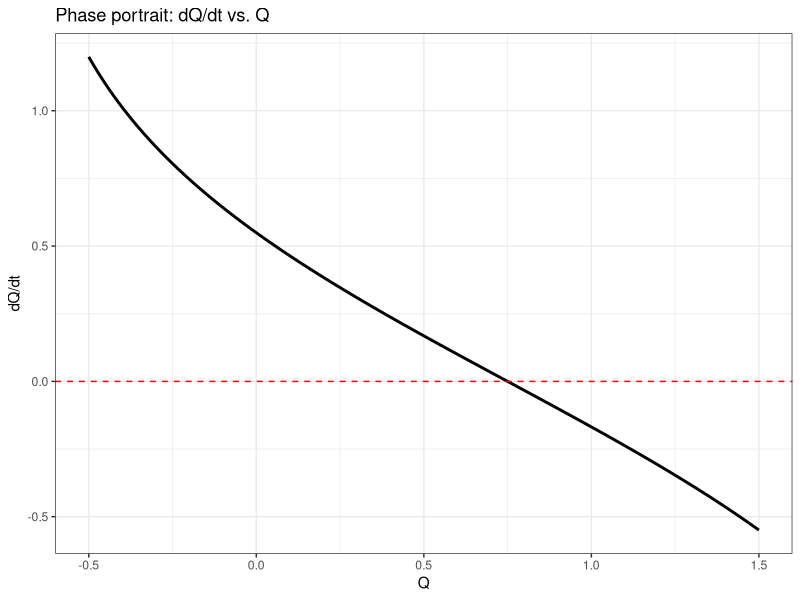
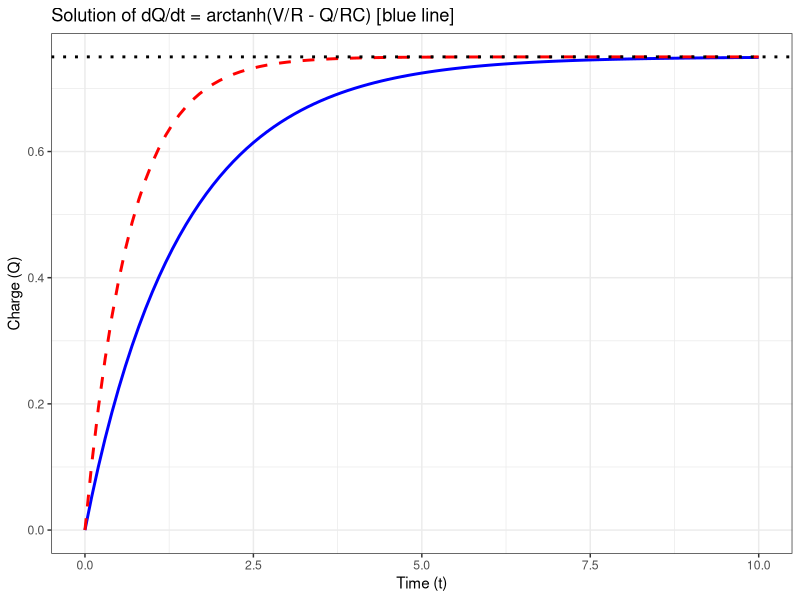
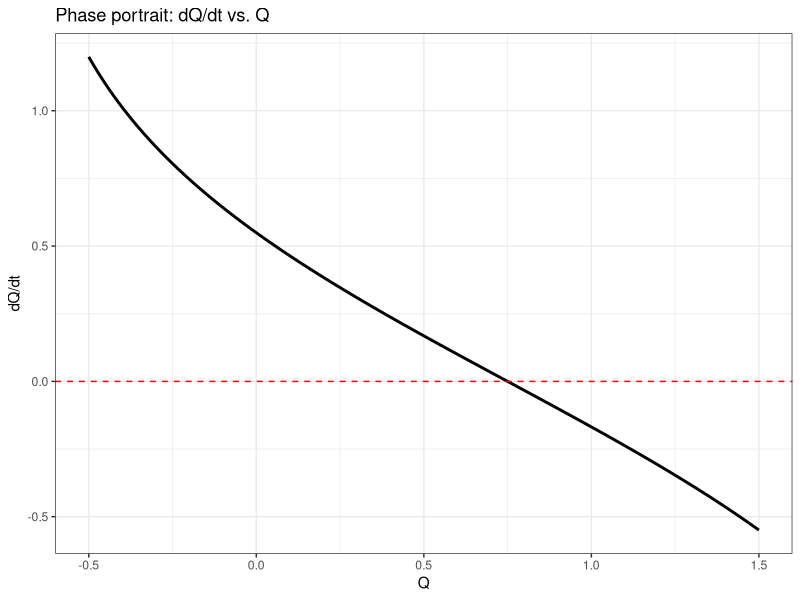
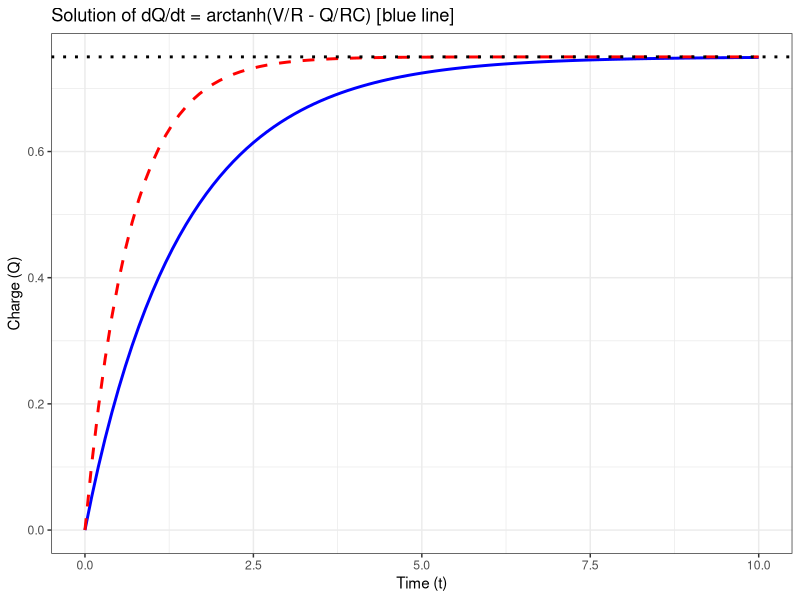

Source code (R) for these figures, in order:
# Load necessary libraries
library(deSolve)
library(ggplot2)

# Define parameters
R <- 1      # Resistance in ohms
C <- 1.5      # Capacitance in farads
V <- .5      # Battery voltage
t_max <- 10 # Time duration


#---- Step 1: Plot the x_dot vs x

# Define the function dx/dt = exp(x) - 10*cos(x)
dQ_dt <- function(Q, V, R, C) {
  return( atanh(V / R - Q / (R * C)))
}

# Generate x values
Q_values <- seq(-.5, 1.5, length.out = 300)  # Adjust range as needed
dQ_values <- dQ_dt(Q_values, V, R, C)

# Create a dataframe
data <- data.frame(Q = Q_values, dQ_dt = dQ_values)


# Plot dQ/dt vs. Q
ggplot(data, aes(x = Q, y = dQ_dt)) +
  geom_line(size = 1) +
  geom_hline(yintercept = 0, linetype = "dashed", color = "red") +  # Equilibrium points
  labs(x="Q", y = "dQ/dt", color = NULL) +
  ggtitle("Phase portrait: dQ/dt vs. Q") +
  theme_bw()

# Save plot dx/dt vs. x
png("Figures_videos/Assignment_sheet_2/Example_6_nonlinear_resistor.png",
    width = 500*4, # The width of the plot in inches
    height = 520*4, res=300)

ggplot(data, aes(x = Q, y = dQ_dt)) +
  geom_line(size = 1) +
  geom_hline(yintercept = 0, linetype = "dashed", color = "red") +  # Equilibrium points
  labs(x="Q", y = "dQ/dt", color = NULL) +
  ggtitle("Phase portrait: dQ/dt vs. Q") +
  theme_bw()

dev.off()


# Define the differential equation dQ/dt = arctanh(V/R - Q/RC)
dQ_dt <- function(t, Q, params) {
  
  R <- parameters["R"]
  C <- parameters["C"]
  V <- parameters["V"]
  
  dQdt <- atanh(V / R - Q / (R * C))  # Compute derivative
  list(dQdt)
}

# Initial condition (capacitor starts with no charge)
Q0 <- 0

# Set parameters and initial conditions
parameters <- c(R = R, C = C, V = V)

# Time sequence
times <- seq(0, t_max, by = 0.1)

# Solve ODE
solution <- ode(y = Q0, times = times, func = dQ_dt, parms = parameters)

# Convert solution to dataframe
solution_df <- as.data.frame(solution)
colnames(solution_df) <- c("time", "Q")


# Linear solution:

linear_solution_df <- solution_df
linear_solution_df$Q <- V*C*(1-exp(-R*C*linear_solution_df$time))

# Plot the solution Q(t)
ggplot(solution_df, aes(x = time, y = Q)) +
  geom_line(color = "blue", size = 1) +
  geom_line(data = linear_solution_df, aes(x = time, y = Q), color = "red", linetype = "dashed", size = 1) + # Add linear solution
  geom_hline(yintercept = V*C, color = "black", linetype = "dotted", size = 1) + # Add stationary value
  xlab("Time (t)") +
  ylab("Charge (Q)") +
  ggtitle("Solution of dQ/dt = arctanh(V/R - Q/RC) [blue line]") +
  theme_bw()

# Save plot dx/dt vs. x
png("Figures_videos/Assignment_sheet_2/Example_6_charge_nonlinear_resistor.png",
    width = 500*4, # The width of the plot in inches
    height = 520*4, res=300)

ggplot(solution_df, aes(x = time, y = Q)) +
  geom_line(color = "blue", size = 1) +
  geom_line(data = linear_solution_df, aes(x = time, y = Q), color = "red", linetype = "dashed", size = 1) + # Add linear solution
  geom_hline(yintercept = V*C, color = "black", linetype = "dotted", size = 1) + # Add stationary value
  xlab("Time (t)") +
  ylab("Charge (Q)") +
  ggtitle("Solution of dQ/dt = arctanh(V/R - Q/RC) [blue line]") +
  theme_bw()

dev.off()
